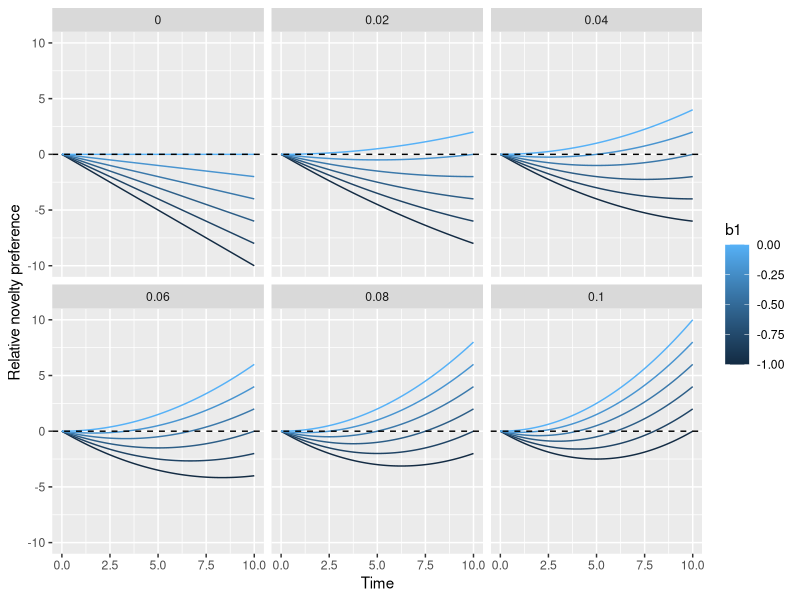
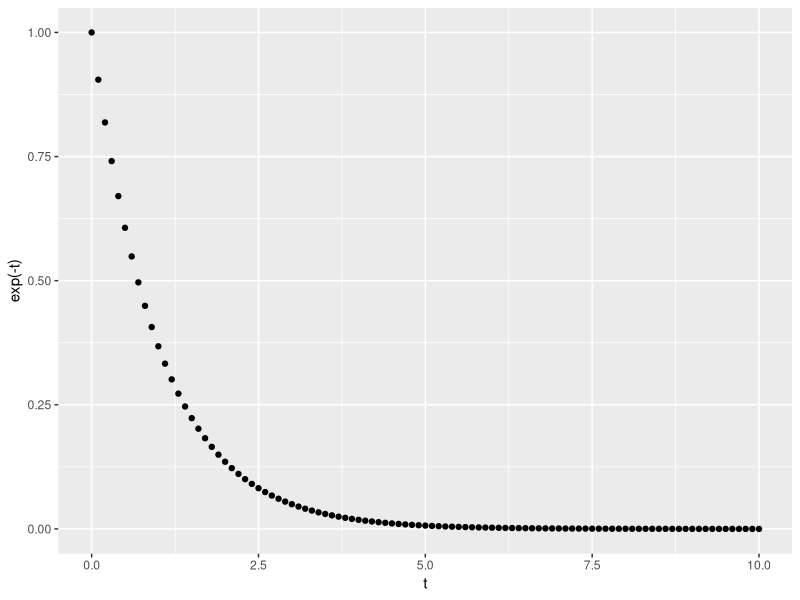
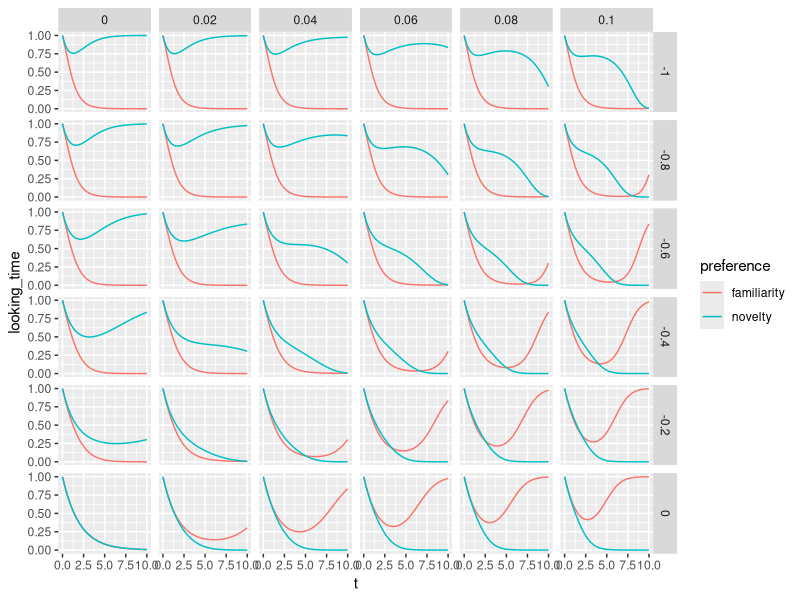

Recreate these plots in R, in order.
library(tidyverse)

# let's define hunter and ames functions as a family of quadratic functions
# where y = beta_1 * x + beta_2 * x^2
# and beta_1 < 0 and beta_2 > 0 

t <- seq(0, 10, .1)

sim <- expand_grid(b1 = seq(-1, 0, .2), 
                   b2 = seq(0, .1, .02), 
                   t = t) %>%
  mutate(nov_pref = b1 * t + b2 * t^2) 

ggplot(sim, 
       aes(x = t, y = nov_pref, col = b1, group = b1)) + 
  geom_line() + 
  geom_hline(yintercept = 0, lty = 2) + 
  facet_wrap(~b2) + 
  ylab("Relative novelty preference") + 
  xlab("Time")

# now how do we turn those into looking times? 
# imagine a looking time function is some exponential decay
# so y \sim \alpha + \beta e^{-\gamma x}

qplot(t, exp(- t))

# LT = f(nov_pref) 

# f(x) = a+b+e^{-c t * inv_logit(x)}

# so you could then say something like:
# lt = a + b * e^{-c t * inv_logit(nov_pref)}, where
# pref = beta_1 * t + beta_2 * t^2

sim <- sim %>%
  mutate(novelty = exp(-t * boot::inv.logit(nov_pref)), 
         familiarity = exp(-t * boot::inv.logit(-nov_pref))) %>%
  pivot_longer(cols = c("novelty","familiarity"), 
               names_to = "preference",
               values_to = "looking_time")

ggplot(sim, 
       aes(x = t, y = looking_time, col = preference)) + 
  geom_line() +
  facet_grid(b1 ~ b2)